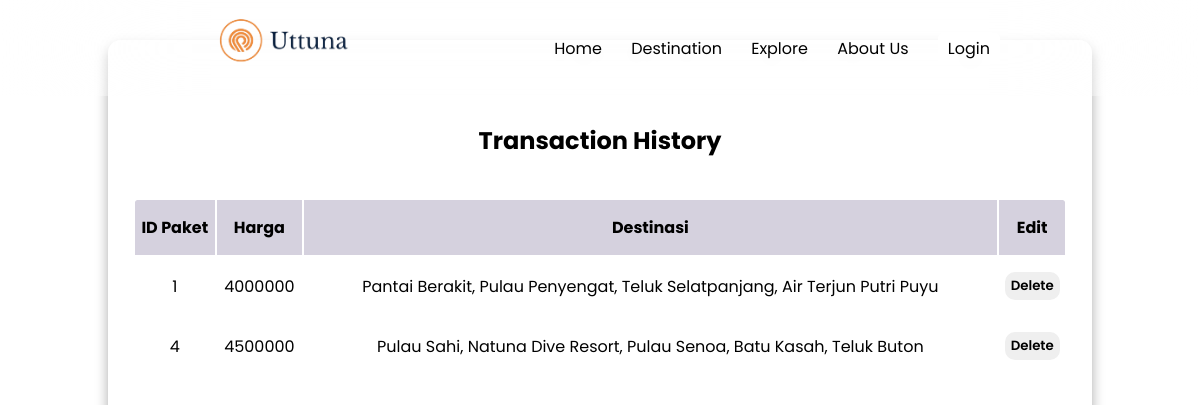
The page /history.php on the database its author committed.
### tables this page shows
CREATE TABLE `paket_wisata` (
  `id_paket` int(4) NOT NULL,
  `jumlah_hari` int(2) NOT NULL,
  `harga_paket` int(11) NOT NULL,
  `destinasi1` int(4) DEFAULT NULL,
  `destinasi2` int(4) DEFAULT NULL,
  `destinasi3` int(4) DEFAULT NULL,
  `destinasi4` int(4) DEFAULT NULL,
  `destinasi5` int(4) DEFAULT NULL
);

CREATE TABLE `destinasi` (
  `id_destinasi` int(11) NOT NULL,
  `nama_destinasi` varchar(40) NOT NULL,
  `desk_destinasi` varchar(2000) NOT NULL,
  `foto_destinasi` varchar(100) NOT NULL
);

### fungsiPHP/check-history.php (the view, shortened to what this page needs)
<?php
include "koneksi.php";
    $query = "SELECT paket_wisata.*,
    destinasi1.nama_destinasi AS destinasi1, destinasi2.nama_destinasi AS destinasi2,
    destinasi3.nama_destinasi AS destinasi3, destinasi4.nama_destinasi AS destinasi4,
    destinasi5.nama_destinasi AS destinasi5,
    destinasi1.foto_destinasi AS foto1, destinasi2.foto_destinasi AS foto2,
    destinasi3.foto_destinasi AS foto3, destinasi4.foto_destinasi AS foto4,
    destinasi5.foto_destinasi AS foto5
FROM riwayat_pemesanan
INNER JOIN paket_wisata ON riwayat_pemesanan.id_paket = paket_wisata.id_paket
LEFT JOIN destinasi destinasi1 ON paket_wisata.destinasi1 = destinasi1.id_destinasi
LEFT JOIN destinasi destinasi2 ON paket_wisata.destinasi2 = destinasi2.id_destinasi
LEFT JOIN destinasi destinasi3 ON paket_wisata.destinasi3 = destinasi3.id_destinasi
LEFT JOIN destinasi destinasi4 ON paket_wisata.destinasi4 = destinasi4.id_destinasi
LEFT JOIN destinasi destinasi5 ON paket_wisata.destinasi5 = destinasi5.id_destinasi";
    $result = $conn->query($query);
    if ($result->num_rows > 0) {
        while ($row = $result->fetch_assoc()) {
            $destinasiArray = [
                $row["destinasi1"],
                $row["destinasi2"],
                $row["destinasi3"],
                $row["destinasi4"],
                $row["destinasi5"]
            ];
            $destinasiArray = array_filter($destinasiArray, function($value) {
                return $value !== null;
            });
            echo "<tr>";
            echo "<td>" . $row["id_paket"] . "</td>";
            echo "<td>" . $row["harga_paket"] . "</td>";
            echo "<td>" . implode(", ", $destinasiArray) . "</td>";
            echo "<td>
        <form method='post' action='fungsiPHP/delete_script.php'>
            <input type='hidden' name='id_paket' value='" . $row["id_paket"] . "'>
            <button type='submit' name='delete'>Delete</button>
        </form>
    </td>";
            echo "</tr>";
        }
        echo "</table>";
    } else {
        echo "Tidak ada data riwayat pembelian.";
    }
?>

### CSS/history.css (style rules this page uses)
* { margin: 0; padding: 0; box-sizing: border-box; font-family: "Poppins", sans-serif; }
body { min-height: 100vh; background: url(../img/gbr10.jpg) center / cover; display: flex; justify-content: center; align-items: center; text-align: center; }
:root { --white-color: #fff; --dark-color: #222; --body-bg-color: #fff; --section-bg-color: #202834; --navigation-item-hover-color: #637ea6; --text-shadow: 0 5px 25px rgba(0, 0, 0, 0.1); --box-shadow: 0 5px 25px rgba(0, 0, 0, 0.363); --scroll-bar-color: rgb(80, 80, 80); --scroll-thumb-color: #121212; --scroll-thumb-hover-color: #000000; }
tbody tr td { padding-top: 15px; padding-bottom: 15px; }
button { border-radius: 10px; padding-top: 4px; padding-bottom: 4px; padding-left: 6px; padding-right: 6px; border: none; font-weight: 600; }

### rows shown on the page
paket_wisata: id_paket "1", harga_paket "4000000", destinasiArray "Pantai Berakit, Pulau Penyengat, Teluk Selatpanjang, Air Terjun Putri Puyu"
paket_wisata: id_paket "4", harga_paket "4500000", destinasi5.nama_destinasi "Pulau Sahi, Natuna Dive Resort, Pulau Senoa, Batu Kasah, Teluk Buton"
